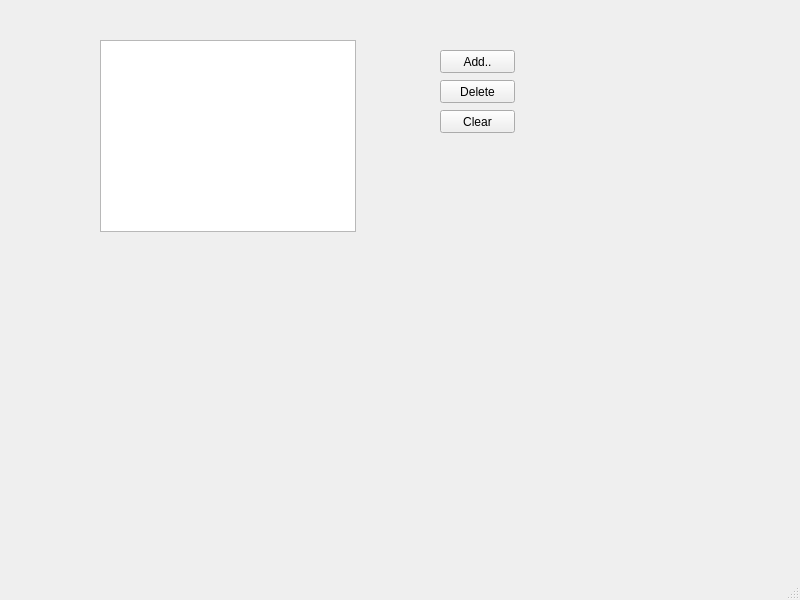
<?xml version="1.0" encoding="UTF-8"?>
<ui version="4.0">
 <class>widget</class>
 <widget class="QMainWindow" name="widget">
  <property name="geometry">
   <rect>
    <x>0</x>
    <y>0</y>
    <width>800</width>
    <height>600</height>
   </rect>
  </property>
  <property name="windowTitle">
   <string>widget</string>
  </property>
  <widget class="QWidget" name="centralwidget">
   <widget class="QPushButton" name="addButton">
    <property name="geometry">
     <rect>
      <x>440</x>
      <y>50</y>
      <width>75</width>
      <height>23</height>
     </rect>
    </property>
    <property name="text">
     <string>Add..</string>
    </property>
   </widget>
   <widget class="QPushButton" name="deleteButton">
    <property name="geometry">
     <rect>
      <x>440</x>
      <y>80</y>
      <width>75</width>
      <height>23</height>
     </rect>
    </property>
    <property name="text">
     <string>Delete</string>
    </property>
   </widget>
   <widget class="QPushButton" name="clearButton">
    <property name="geometry">
     <rect>
      <x>440</x>
      <y>110</y>
      <width>75</width>
      <height>23</height>
     </rect>
    </property>
    <property name="text">
     <string>Clear</string>
    </property>
   </widget>
   <widget class="QListWidget" name="listWidget">
    <property name="geometry">
     <rect>
      <x>100</x>
      <y>40</y>
      <width>256</width>
      <height>192</height>
     </rect>
    </property>
   </widget>
  </widget>
  <widget class="QMenuBar" name="menubar">
   <property name="geometry">
    <rect>
     <x>0</x>
     <y>0</y>
     <width>800</width>
     <height>21</height>
    </rect>
   </property>
  </widget>
  <widget class="QStatusBar" name="statusbar"/>
 </widget>
 <resources/>
 <connections/>
</ui>
